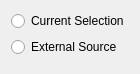
<?xml version="1.0" encoding="UTF-8"?>
<ui version="4.0">
 <class>Pivot</class>
 <widget class="QWidget" name="Pivot">
  <property name="geometry">
   <rect>
    <x>0</x>
    <y>0</y>
    <width>136</width>
    <height>62</height>
   </rect>
  </property>
  <property name="acceptDrops">
   <bool>false</bool>
  </property>
  <property name="layoutDirection">
   <enum>Qt::LeftToRight</enum>
  </property>
  <layout class="QFormLayout" name="formLayout">
   <item row="0" column="0">
    <layout class="QVBoxLayout" name="verticalLayout">
     <item>
      <widget class="QRadioButton" name="Current">
       <property name="text">
        <string>Current Selection</string>
       </property>
      </widget>
     </item>
     <item>
      <widget class="QRadioButton" name="External">
       <property name="text">
        <string>External Source</string>
       </property>
      </widget>
     </item>
    </layout>
   </item>
   <item row="1" column="0">
    <layout class="QHBoxLayout" name="horizontalLayout"/>
   </item>
  </layout>
 </widget>
 <layoutdefault spacing="6" margin="11"/>
 <resources/>
 <connections/>
</ui>
